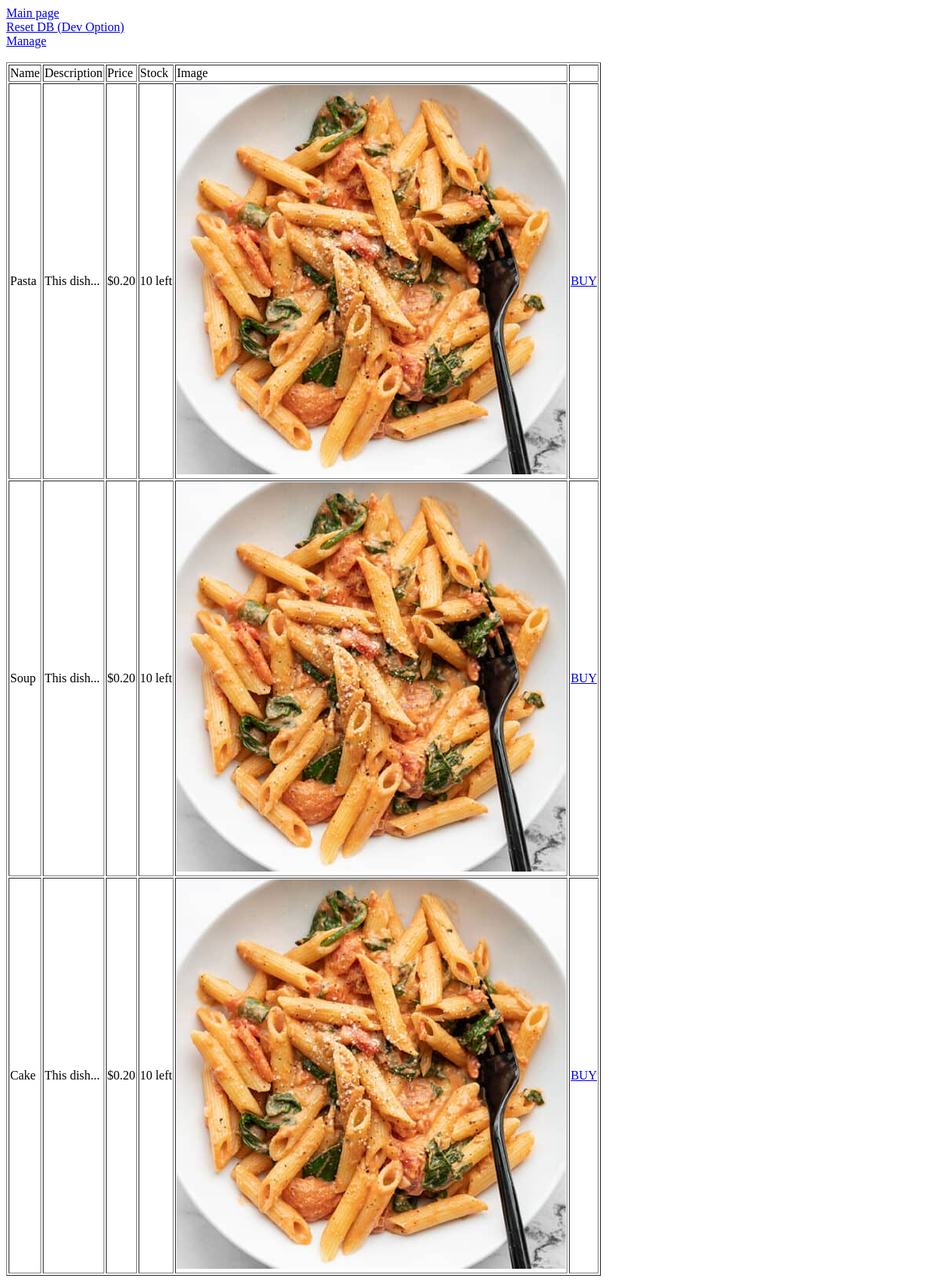
Before: / with the older database file.
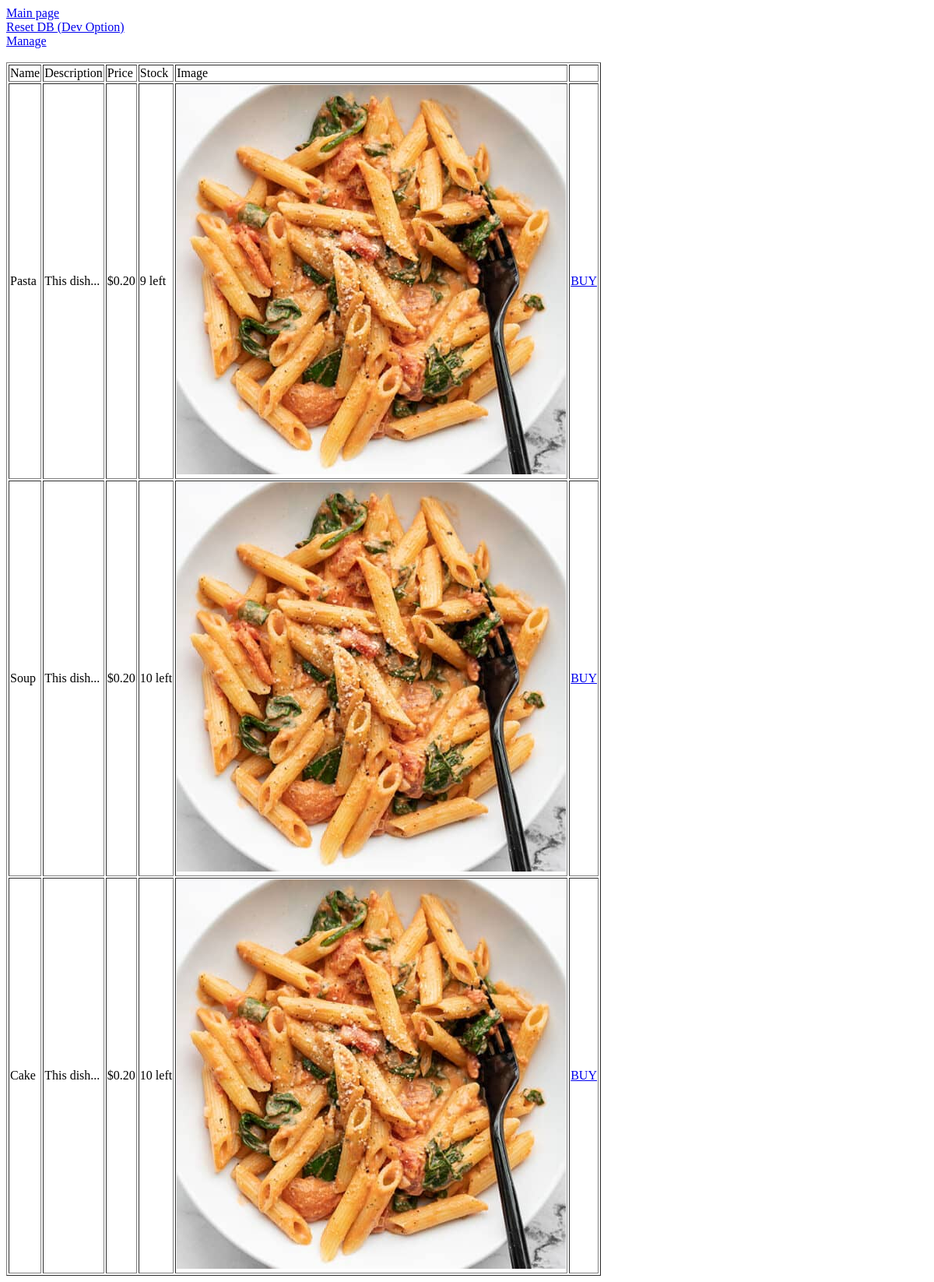
After: the same page with the newer database file.
### tables this page shows
CREATE TABLE products (name TEXT, description TEXT, price FLOAT, stock INTEGER, imgpath TEXT);

### image_repository/views.py (the view)
@app.route("/")
def home_page():
    products = process_info()
    return render_template("index.html", products=products)

### image_repository/views.py (called while the page is built)
def get_cursor():
    connection = sql.connect("products.db")
    cursor = connection.cursor()
    return (cursor, connection)

def process_info():
    (cursor, _) = get_cursor()
    cursor.execute("SELECT rowid, * FROM products")
    rows = cursor.fetchall()
    print("Retrieved %d database entries" % len(rows))
    products = []
    for row in rows:
        products.append({
            "id":    row[0],
            "name":  row[1],
            "description": row[2],
            "price": "$%.2f" % (row[3]/100.0),
            "stock": "%d left" % (row[4]),
            "src":   "%s" % (row[5]),
        })
    return products

### image_repository/templates/index.html (shortened to what this page needs)
<!doctype html>
<html>
    <head>
    </head>
    <body>
        <a href="/">Main page</a> <br>
        <a href="/reset">Reset DB (Dev Option)</a> <br>
        <a href="/manage">Manage</a> <br>
        <br>
        <table border = 1>
            <thead>
                <td>Name</td>
                <td>Description</td>
                <td>Price</td>
                <td>Stock</td>
                <td>Image</td>
                <td></td>
            </thead>
            {% for product in products %}
                <tr>
                <td>{{product["name"]}}</td>
                <td>{{product["description"]}}</td>
                <td>{{product["price"]}}</td>
                <td>{{product["stock"]}}</td>
                <td><img src='{{product["src"]}}' /></td>
                <td><a href='/buy/{{product["id"]}}'>BUY</button></td>
                </tr>
            {% endfor %}
        </table>
    </body>
</html>

Changed rows visible on the page:
changed products "Pasta": stock "10 left" → "9 left"
